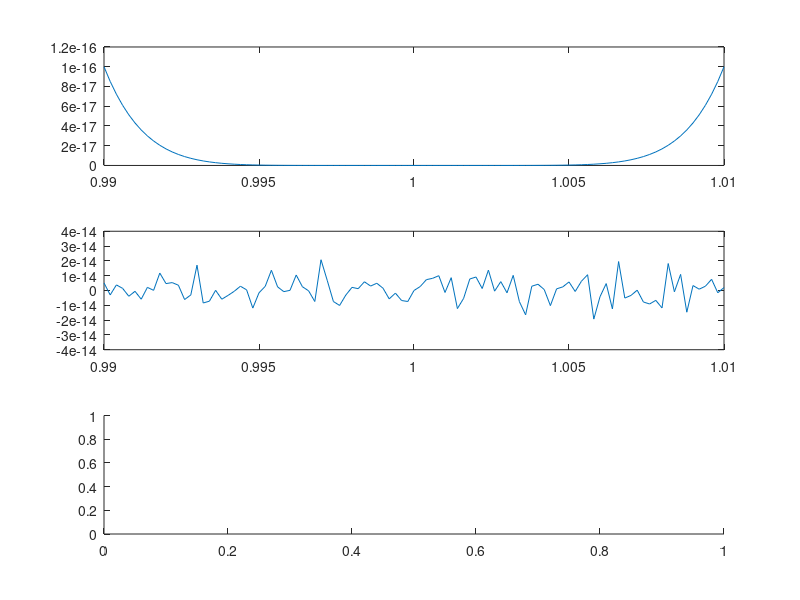

Recreate this plot in MATLAB. (Note: this script raises an error after producing the figure.)
eval1 = @(x) ((x-1).^8);
eval2 = @(x) (1-8.0 * x +28.0 * x.^2 - 56.0 * x.^3 +70.0 * x.^4 -56.0 * x.^5 +28.0 * x.^6 - 8.0 * x.^7 + x.^8);
eval3 = @(x) eval_polinomio([1 -8.0 28.0 -56.0 70.0 -56.0 28.0 -8.0 1], x);

% Construimos un array de handles
f = cell(3, 1);
f{1} = eval1;
f{2} = eval2;
f{3} = eval3;

nodes = 0.99:0.0002:1.01;

for i = 1:3
    subplot(3,1,i), plot(nodes, f{i}(nodes));
end

